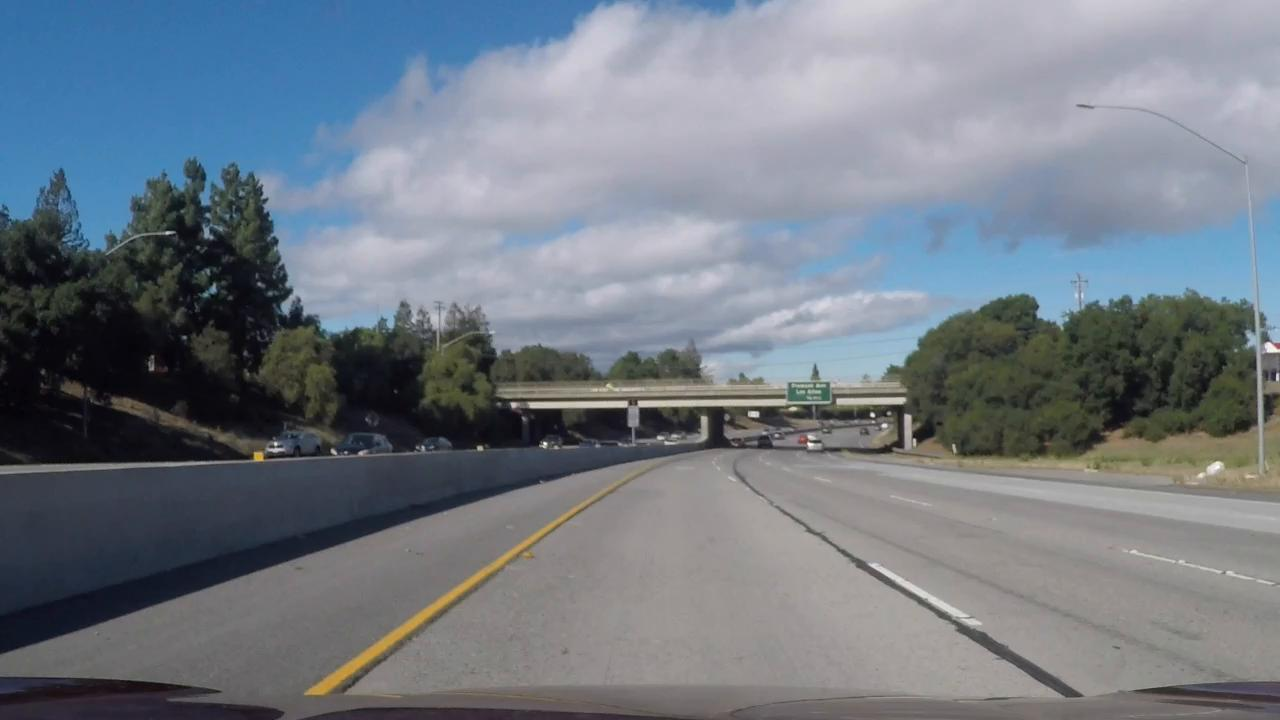
#> input picture test_images/challenge0.jpg, 1280 x 720 px
$ python -i gradient_filter.py   (imports and definitions only)   (older library calls are emulated)
#> lines starting #> are read from the running program, lines starting #| are printed output that depends on the picture; after the words box and inside, x2 and y2 are one past the last pixel; in counts of white or black regions, pixels touching at a corner belong together
import numpy as np
import cv2
class GradientFilter:
    def __init__(self, abs_ksize = 3, mag_ksize = 9, dir_ksize = 15, abs_thresh=(20,100),mag_thresh=(30,100),dir_thresh=(0.8,1.3), color_thresh=(90,255)):
        self.abs_ksize = abs_ksize
        self.mag_ksize = mag_ksize
        self.dir_ksize = dir_ksize
        self.abs_thresh = abs_thresh
        self.mag_thresh = mag_thresh
        self.dir_thresh = dir_thresh
        self.color_thresh = color_thresh

    def abs_sobel_threshold(self, img, dim, orient='x', sobel_kernel = 3, thresh = (20, 100)):
#> called with dim = 1, orient = 'x', sobel_kernel = 3, thresh = (8, 255)
        gray = cv2.cvtColor(img, cv2.COLOR_RGB2HLS)[:,:,dim]
        if orient == 'x':
            sobel = cv2.Sobel(gray, cv2.CV_64F, 1, 0, ksize = sobel_kernel)
        else:
            sobel = cv2.Sobel(gray, cv2.CV_64F, 0, 1, ksize = sobel_kernel)
        abs_sobel = np.absolute(sobel)
        scaled_sobel = np.uint8(255 * abs_sobel/  np.max(abs_sobel))
        binary = np.zeros_like(scaled_sobel)
        binary[(scaled_sobel >= thresh[0]) & (scaled_sobel <= thresh[1])] = 1
        return binary

    # [16 lines left out: function mag_threshold, not called in this run]

    def dir_threshold(self, img, dim, sobel_kernel=15, thresh=(0.7, 1.3)):
        gray = cv2.cvtColor(img, cv2.COLOR_RGB2HLS)[:,:, dim]
        # Calculate the x and y gradients
        sobelx = cv2.Sobel(gray, cv2.CV_64F, 1, 0, ksize=sobel_kernel)
        sobely = cv2.Sobel(gray, cv2.CV_64F, 0, 1, ksize=sobel_kernel)
        # Take the absolute value of the gradient direction,
        # apply a threshold, and create a binary image result
        absgraddir = np.arctan2(np.absolute(sobely), np.absolute(sobelx))
        binary_output =  np.zeros_like(absgraddir)
        binary_output[(absgraddir >= thresh[0]) & (absgraddir <= thresh[1])] = 1

        # Return the binary image
        return binary_output

    def color_threshold(self, img, dim, thresh=(170, 255)): # (170, 255)
        hls = cv2.cvtColor(img, cv2.COLOR_RGB2HLS)
        s_channel = hls[:,:,dim]
        s_binary = np.zeros_like(s_channel)
        s_binary[(s_channel >= thresh[0]) & (s_channel <= thresh[1])] = 1
        return s_binary

    def process(self, img):
        # Apply each of the thresholding functions
        l_gradx = self.abs_sobel_threshold(img,1, orient='x', sobel_kernel=self.abs_ksize, thresh=(8,255))
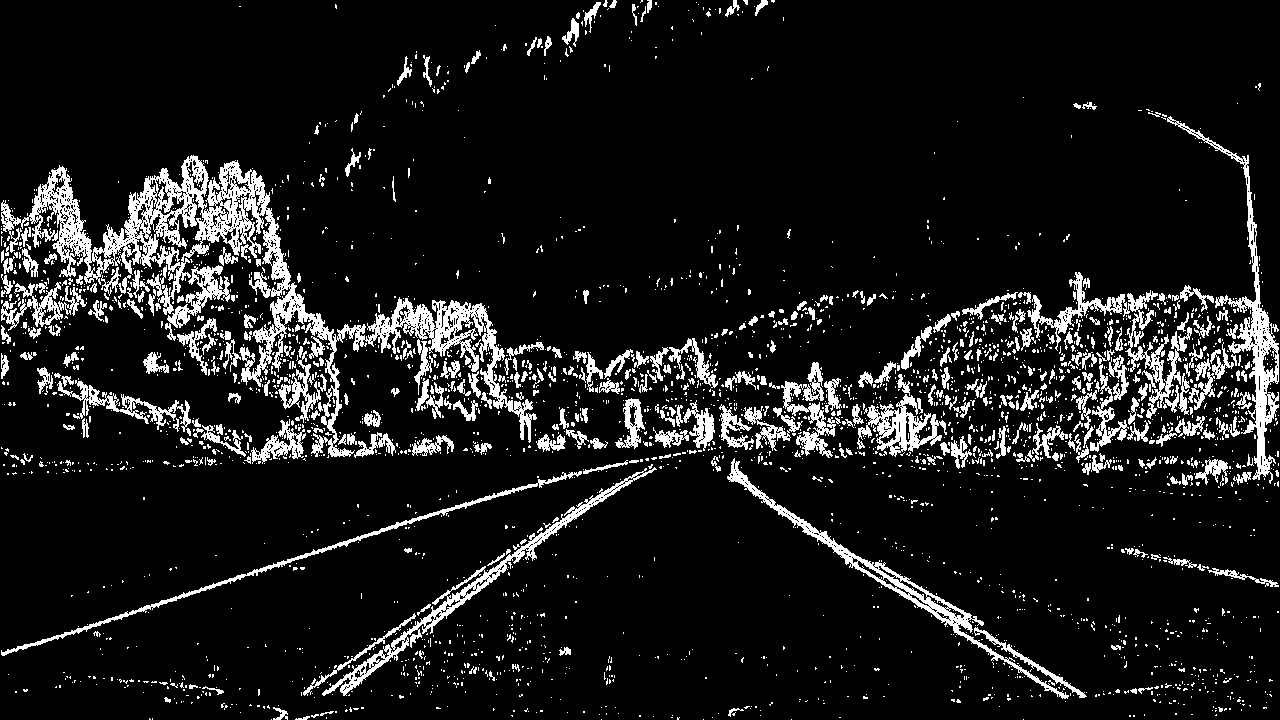
#> l_gradx: shape (720, 1280); values 0 (black) and 1 (white), 10.1% white; 3108 white regions (2721 under 20 px), largest, box (x1, y1, x2, y2) and area: (1, 155, 537, 457) 22063, (1167, 116, 1279, 484) 4431, (322, 467, 657, 696) 3613
        l_grady = self.abs_sobel_threshold(img,1, orient='y', sobel_kernel=self.abs_ksize, thresh=(8,255))
#> l_grady: shape (720, 1280); values 0 (black) and 1 (white), 18.3% white; 3197 white regions (2763 under 20 px), largest, box (x1, y1, x2, y2) and area: (0, 271, 1280, 702) 72552, (0, 159, 634, 405) 22220, (296, 468, 1280, 719) 13741
        l_dir_binary = self.dir_threshold(img,1, sobel_kernel=self.dir_ksize, thresh=self.dir_thresh)
#> l_dir_binary: shape (720, 1280) float64; values 0 (black) and 1 (white), 34.1% white; 8237 white regions (6260 under 20 px), largest, box (x1, y1, x2, y2) and area: (271, 389, 688, 707) 19937, (735, 469, 1093, 701) 15298, (293, 94, 471, 279) 4603
        l_color_binary = self.color_threshold(img,1, (140,255))
#> l_color_binary: shape (720, 1280); values 0 (black) and 1 (white), 48.4% white; 369 white regions (307 under 20 px), largest, box (x1, y1, x2, y2) and area: (255, 0, 1280, 477) 307510, (742, 454, 1280, 696) 66608, (565, 455, 1064, 700) 63069
        s_gradx = self.abs_sobel_threshold(img, 2, orient='x', sobel_kernel=self.abs_ksize, thresh=self.abs_thresh)
#> s_gradx: shape (720, 1280); values 0 (black) and 1 (white), 2.8% white in thin lines or dots
        s_grady = self.abs_sobel_threshold(img, 2, orient='y', sobel_kernel=self.abs_ksize, thresh=self.abs_thresh)
#> s_grady: shape (720, 1280); values 0 (black) and 1 (white), 2.1% white in thin lines or dots
        s_dir_binary = self.dir_threshold(img, 2, sobel_kernel=self.dir_ksize, thresh=self.dir_thresh)
#> call 2 of dir_threshold, with dim = 2, sobel_kernel = 15, thresh = (0.8, 1.3)
#> in dir_threshold (call 2), `absgraddir = np.arctan2(np.absolute(sobely), np.absolute(sobelx))`:
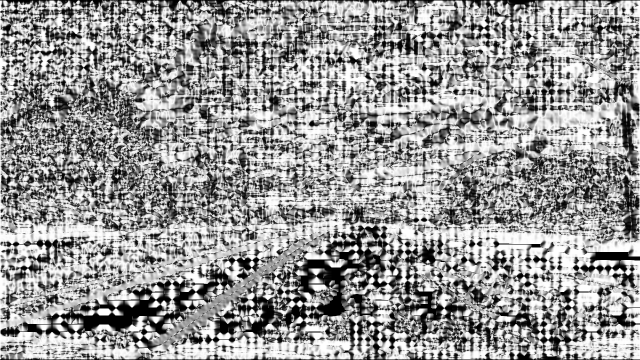
#> absgraddir: shape (720, 1280) float64 (shown at 1/2 size); min 0, max 1.57, mean 0.932; drawn with min black and max white
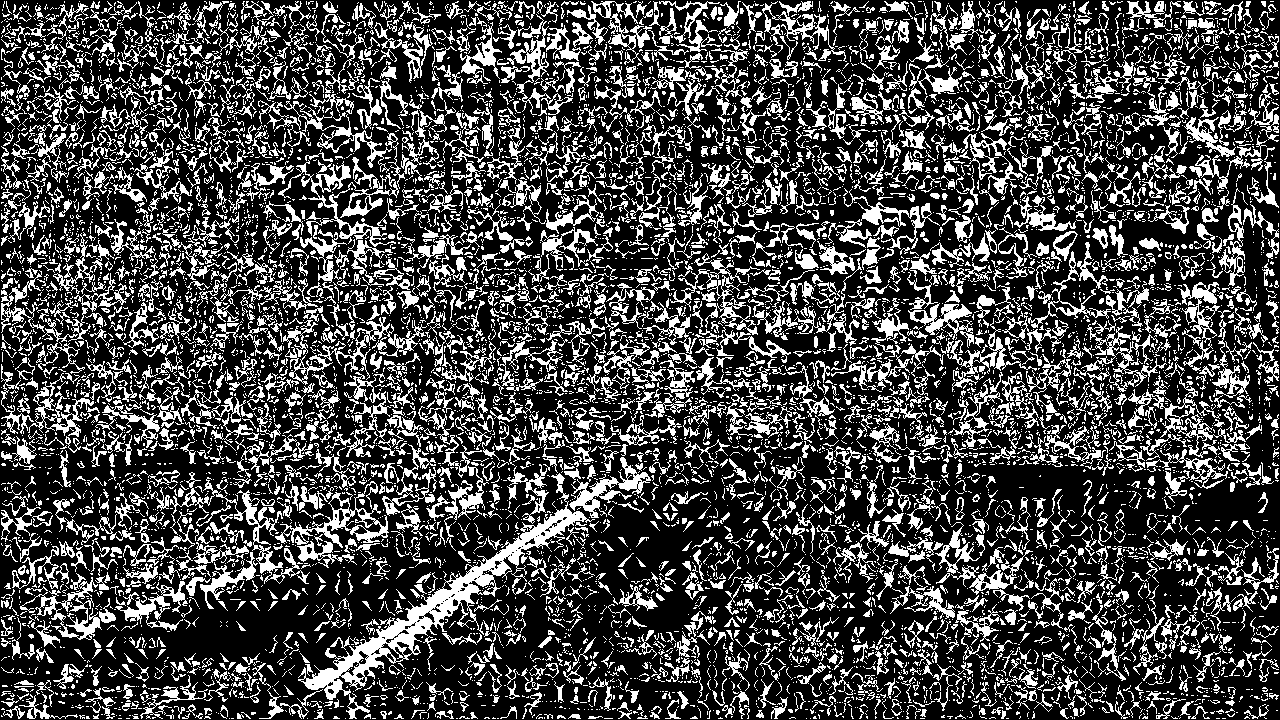
#> s_dir_binary: shape (720, 1280) float64; values 0 (black) and 1 (white), 27.8% white in thin lines or dots
        s_color_binary = self.color_threshold(img, 2, (50,255))
#> s_color_binary: shape (720, 1280); values 0 (black) and 1 (white), 23.6% white; 642 white regions (515 under 20 px), largest, box (x1, y1, x2, y2) and area: (0, 0, 788, 256) 100882, (710, 186, 1280, 379) 50209, (0, 481, 518, 651) 22688
        combined = np.zeros_like(l_dir_binary)
        combined[ ((l_grady==1)&(l_gradx==1)&(l_dir_binary==1)&(l_color_binary==1))|((s_gradx==1)&(s_dir_binary==1)&(s_color_binary==1)) ] = 1#| (color_binary==1)
#&
#
        return combined

>>> import cv2
>>> picture = cv2.cvtColor(cv2.imread('../test_images/challenge0.jpg'), cv2.COLOR_BGR2RGB)
>>> result = GradientFilter().process(picture)
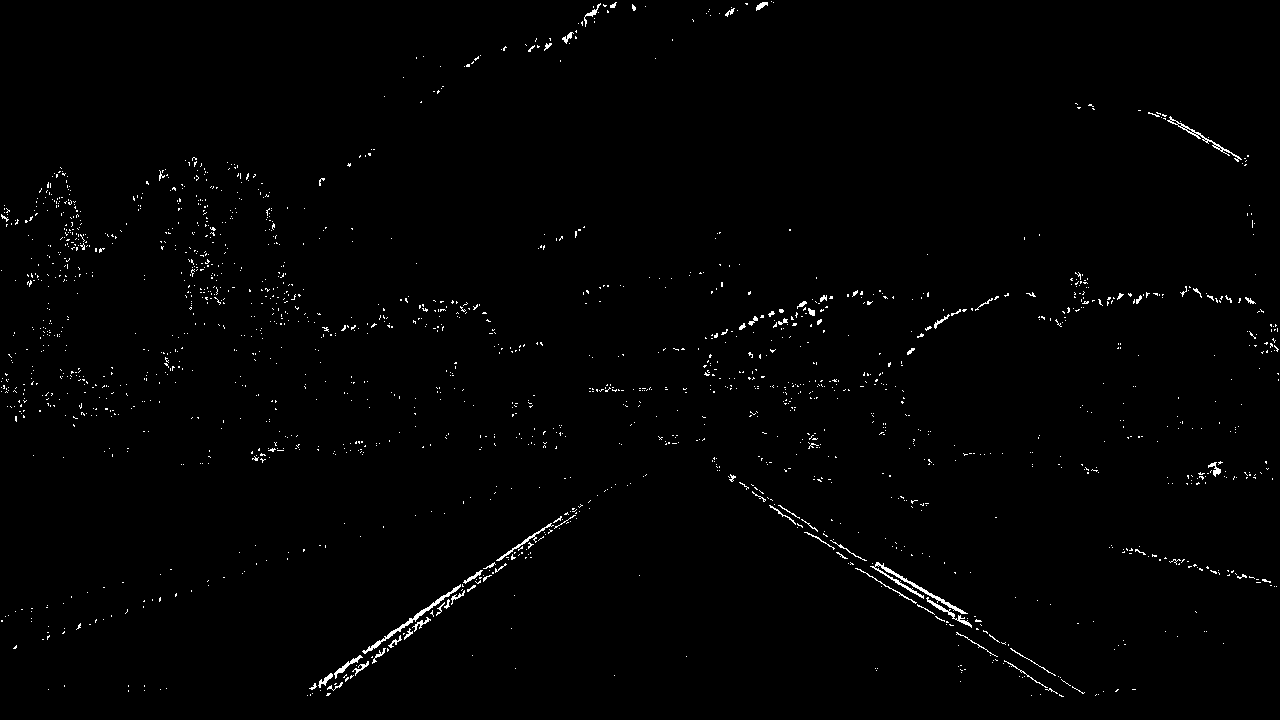
#> result: shape (720, 1280) float64; values 0 (black) and 1 (white), 0.99% white in thin lines or dots

$ run again, on test_images/challenge1.jpg
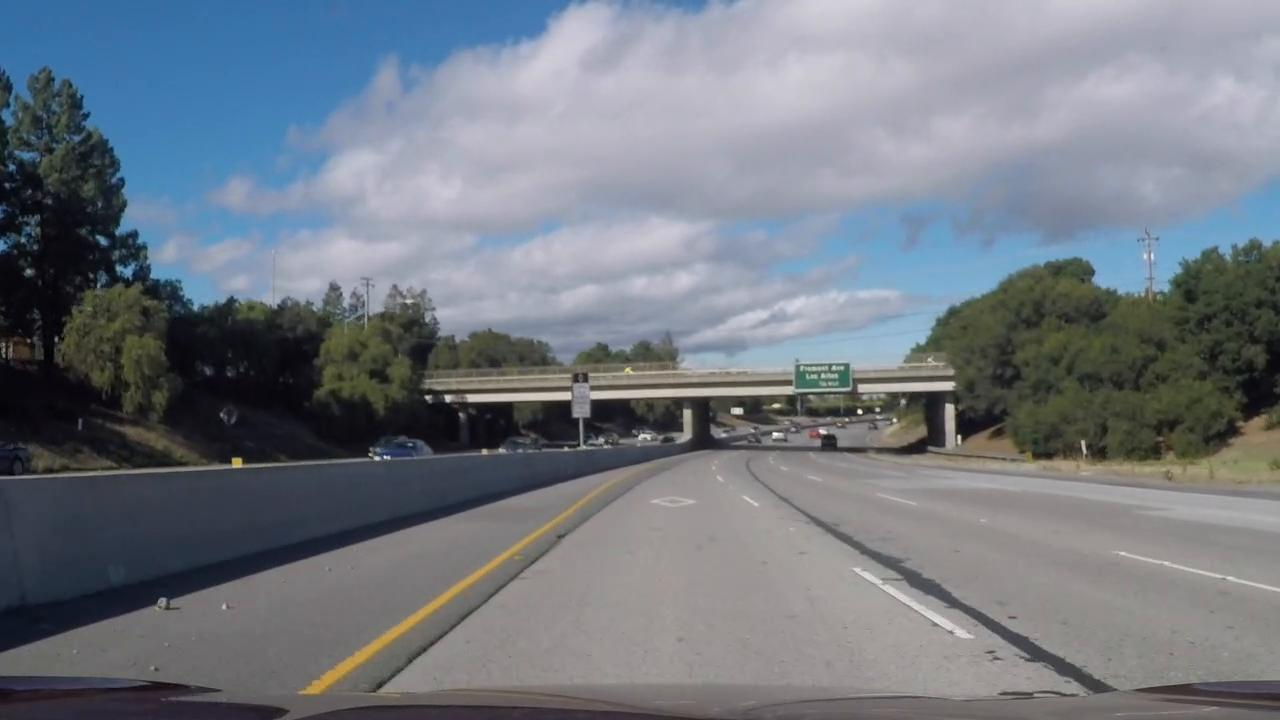
#> input picture test_images/challenge1.jpg, 1280 x 720 px
#> in process, `l_gradx = self.abs_sobel_threshold(img,1, orient='x', sobel_kernel=sel..`:
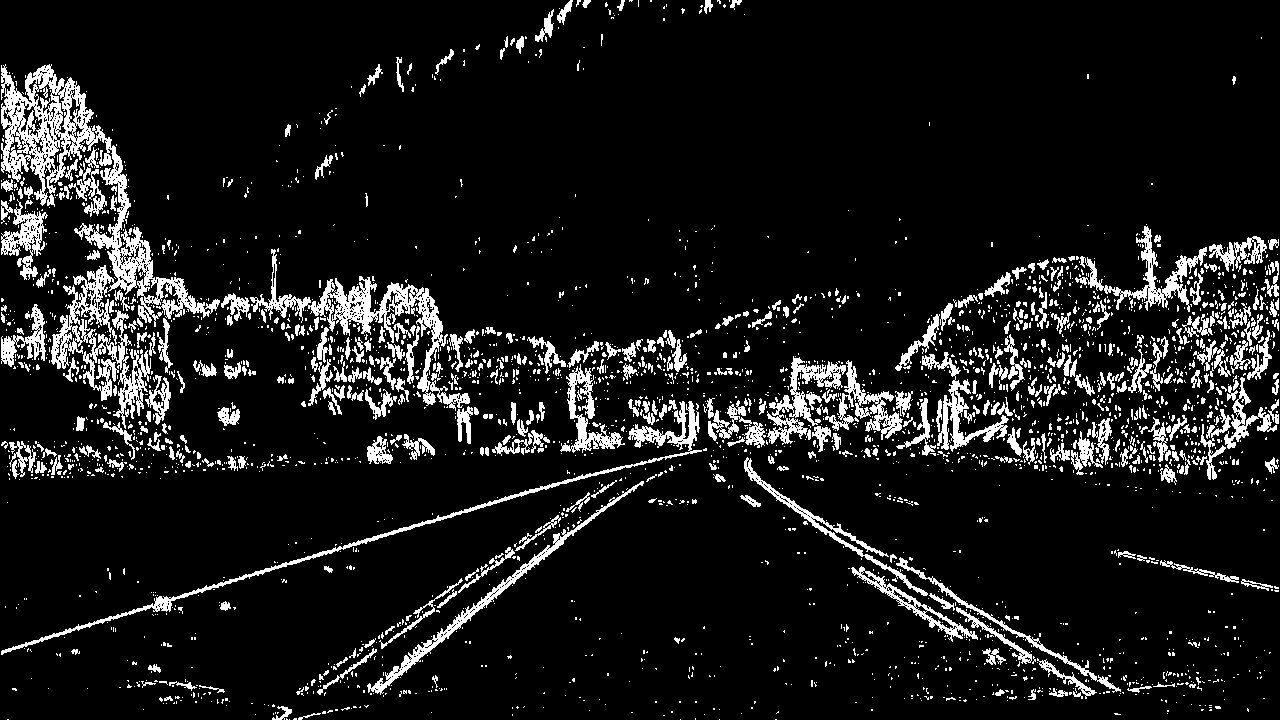
#> l_gradx: shape (720, 1280); values 0 (black) and 1 (white), 9.9% white; 3065 white regions (2604 under 20 px), largest, box (x1, y1, x2, y2) and area: (1, 64, 220, 429) 15066, (250, 249, 470, 411) 5053, (1, 401, 702, 655) 3791
#> l_grady: shape (720, 1280); values 0 (black) and 1 (white), 17.1% white; 2941 white regions (2485 under 20 px), largest, box (x1, y1, x2, y2) and area: (0, 223, 1280, 655) 51830, (292, 456, 1280, 719) 21018, (0, 416, 696, 481) 11185
#> l_dir_binary: shape (720, 1280) float64; values 0 (black) and 1 (white), 33.1% white; 8054 white regions (6082 under 20 px), largest, box (x1, y1, x2, y2) and area: (344, 445, 731, 690) 15016, (718, 458, 1147, 697) 14800, (804, 1, 1022, 204) 8243
#> hls: shape (720, 1280, 3); mean of channels 0, 1, 2 83.6, 122.4, 36.9
#> l_color_binary: shape (720, 1280); values 0 (black) and 1 (white), 49.5% white; 351 white regions (277 under 20 px), largest, box (x1, y1, x2, y2) and area: (126, 0, 1280, 399) 310627, (397, 455, 1086, 699) 80347, (752, 452, 1280, 678) 55814
#> s_gradx: shape (720, 1280); values 0 (black) and 1 (white), 1.4% white in thin lines or dots
#> s_grady: shape (720, 1280); values 0 (black) and 1 (white), 2.1% white in thin lines or dots
#> s_dir_binary: shape (720, 1280) float64; values 0 (black) and 1 (white), 28.1% white; 8560 white regions (6325 under 20 px), largest, box (x1, y1, x2, y2) and area: (298, 456, 646, 709) 11125, (423, 5, 560, 119) 2739, (1212, 131, 1279, 257) 2057
#> s_color_binary: shape (720, 1280); values 0 (black) and 1 (white), 22.8% white; 622 white regions (482 under 20 px), largest, box (x1, y1, x2, y2) and area: (0, 0, 746, 438) 113026, (692, 170, 1280, 363) 43345, (0, 477, 536, 651) 21305
#> `result = GradientFilter().process(picture)`:
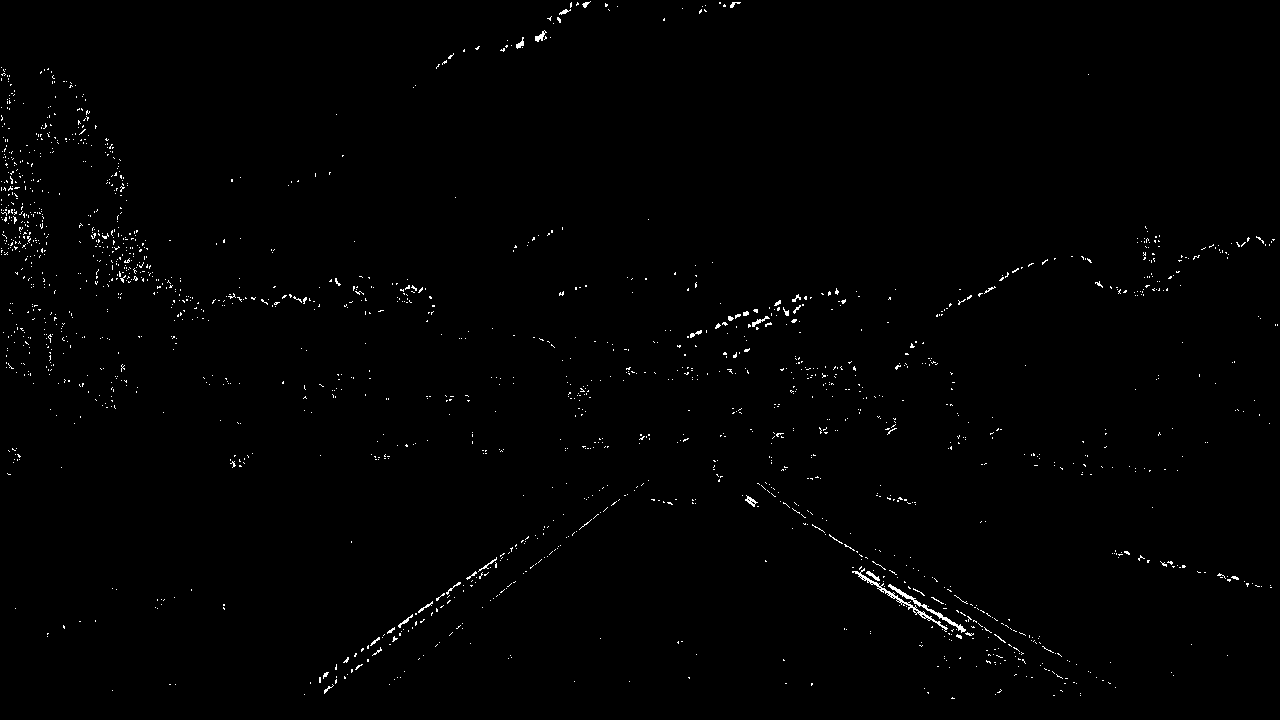
#> result: shape (720, 1280) float64; values 0 (black) and 1 (white), 0.75% white in thin lines or dots
